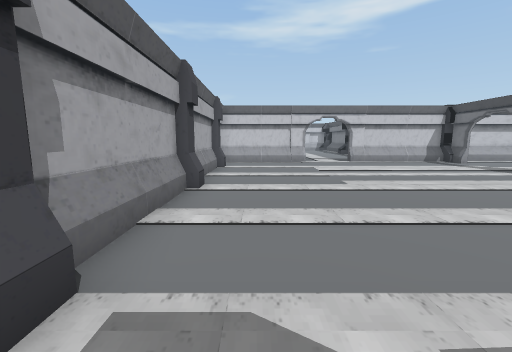
View 1 (above)

16 first-person views from a walk through a Unity game level. The camera is 1.2 m above the floor, tilts 8° down and sees 90° across. Doors are open. The floor is counted in squares, 1 m on a side. Each view is taken from the middle of a square. On the plan, view 1 faces up. The plan holds only what a view shows up to about 12 squares ahead; the rest is blank. The place goes on beyond the plan. Some animated figures are left out.

View 2
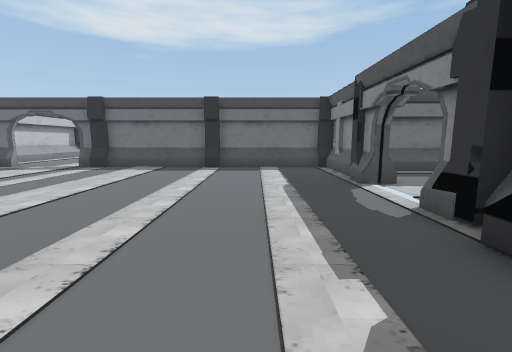

View 3
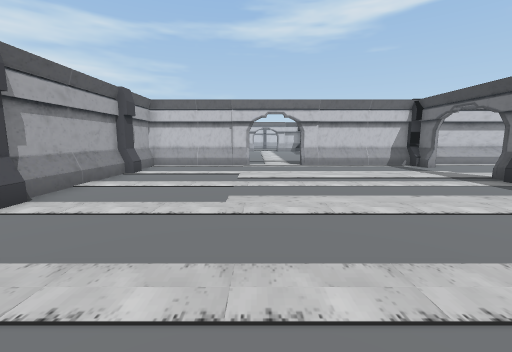

View 4
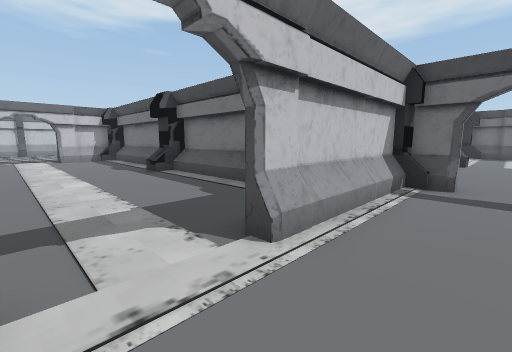

View 5
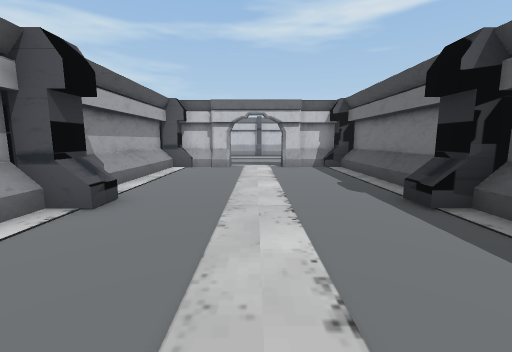

View 6
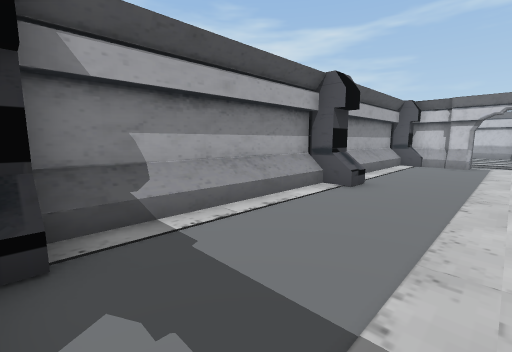

View 7
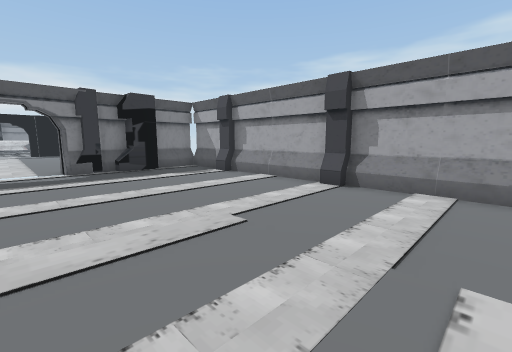

View 8
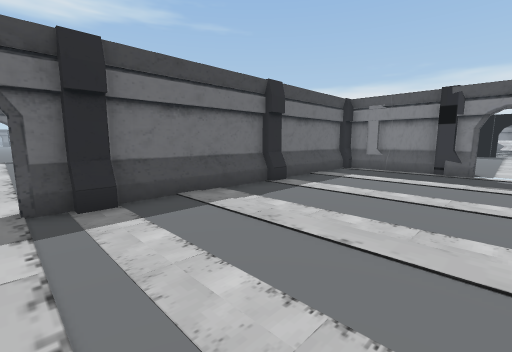

View 9
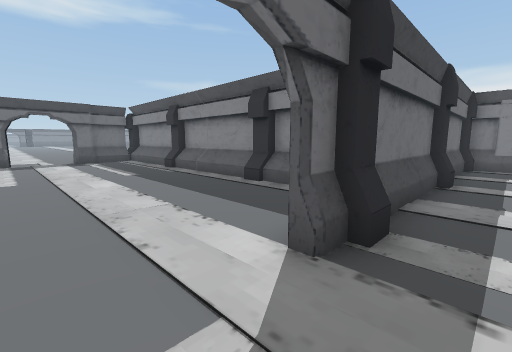

View 10
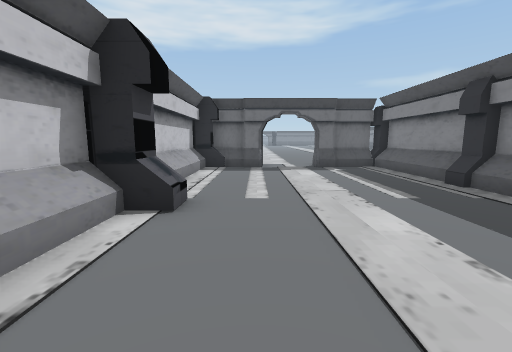

View 11
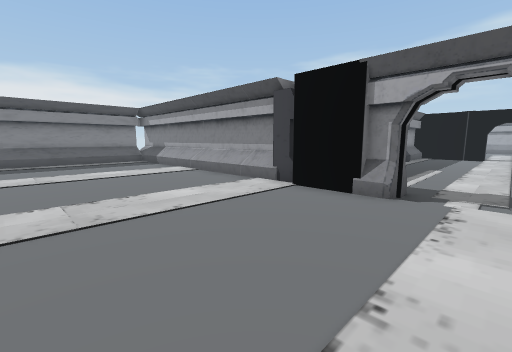

View 12
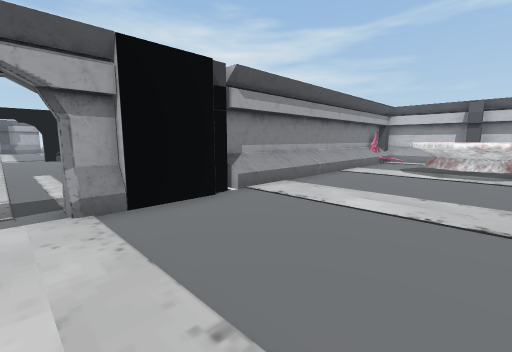

View 13
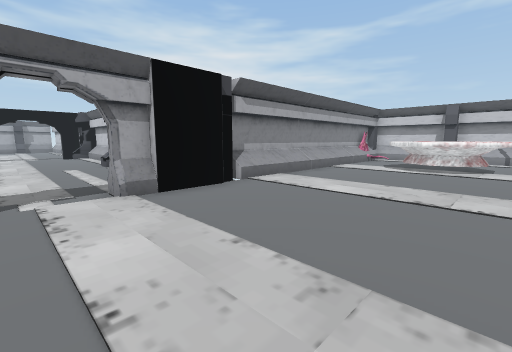

View 14
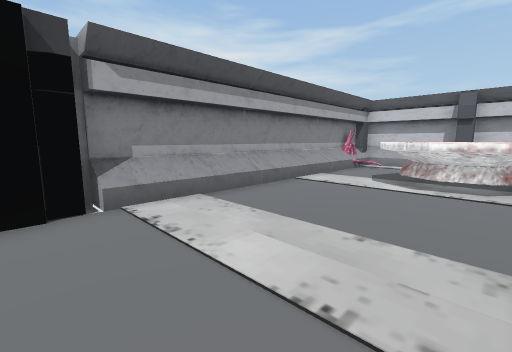

View 15
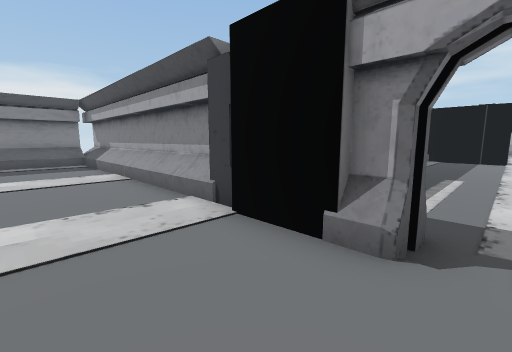

View 16
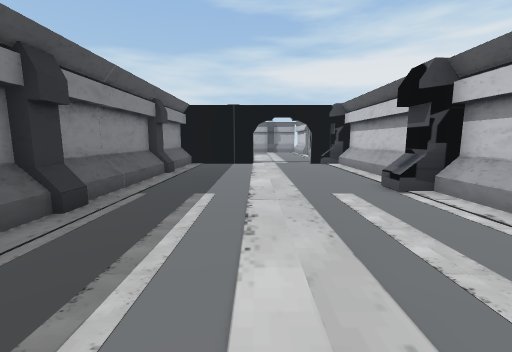

### Floor plan
Key: @ floor where view 1 was taken; # wall or solid block; . floor; D open door; = window, fence, low wall or low ledge; G gate; P pillar; T table; O other object.
Columns run from 2 left of view 1 to 31 right of it. Each row starts with its distance up from view 1.
 29   ##GG.G###
 28   #.......#
 27   #.......#                #######
 26   #.......#               ##..  ..
 25   #.......#               ##..  ..
 24   #.......#               ##..T T.
 23   #.......#               ##..TT
 22   #O......#               ##.TT TT
 21   #.......#               ##..TTT.
 20   #.......#               ##...T..
 19   #.......#               ##......
 18   #.......#               ##......
 17   #.......                ##......
 16   #.......                ##......
 15   ##.....    ###############......
 14 ####GG.G######.....##.....##......
 13 #...........D#.............#......
 12 #...........D..............G......
 11 #...........D.....................
 10 #...........D.....................
  9 #...........#..............G......
  8 #...........#..............#......
  7 #...........##........=....#......
  6 #............###############......
  5 #............#            ##......
  4 #...........O#            ##......
  3 #............#            ##......
  2 #............#            ##......
  1 #............#            ##......
  0 #.@..........#            ##......
 -1 #####G..PP####            ##......
 -2      P..G####             ##......
 -3      ......#              ##......
 -4      .... .#              ##......
 -5       ...  #               #######

Where each view was taken, in squares from view 1:
view 1: 0 up, 0 right, facing up
view 2: 2 up, 1 left, facing right
view 3: 2 up, 3 right, facing up
view 4: 12 up, 3 right, facing up-right
view 5: 17 up, 4 right, facing up
view 6: 15 up, 4 right, facing up-left
view 7: 10 up, 5 right, facing down-left
view 8: 10 up, 5 right, facing down-right
view 9: 12 up, 9 right, facing down-right
view 10: 12 up, 13 right, facing right
view 11: 11 up, 31 right, facing down-left
view 12: 11 up, 30 right, facing up-left
view 13: 10 up, 31 right, facing up-left
view 14: 14 up, 30 right, facing up-left
view 15: 10 up, 28 right, facing down-left
view 16: 10 up, 24 right, facing left
